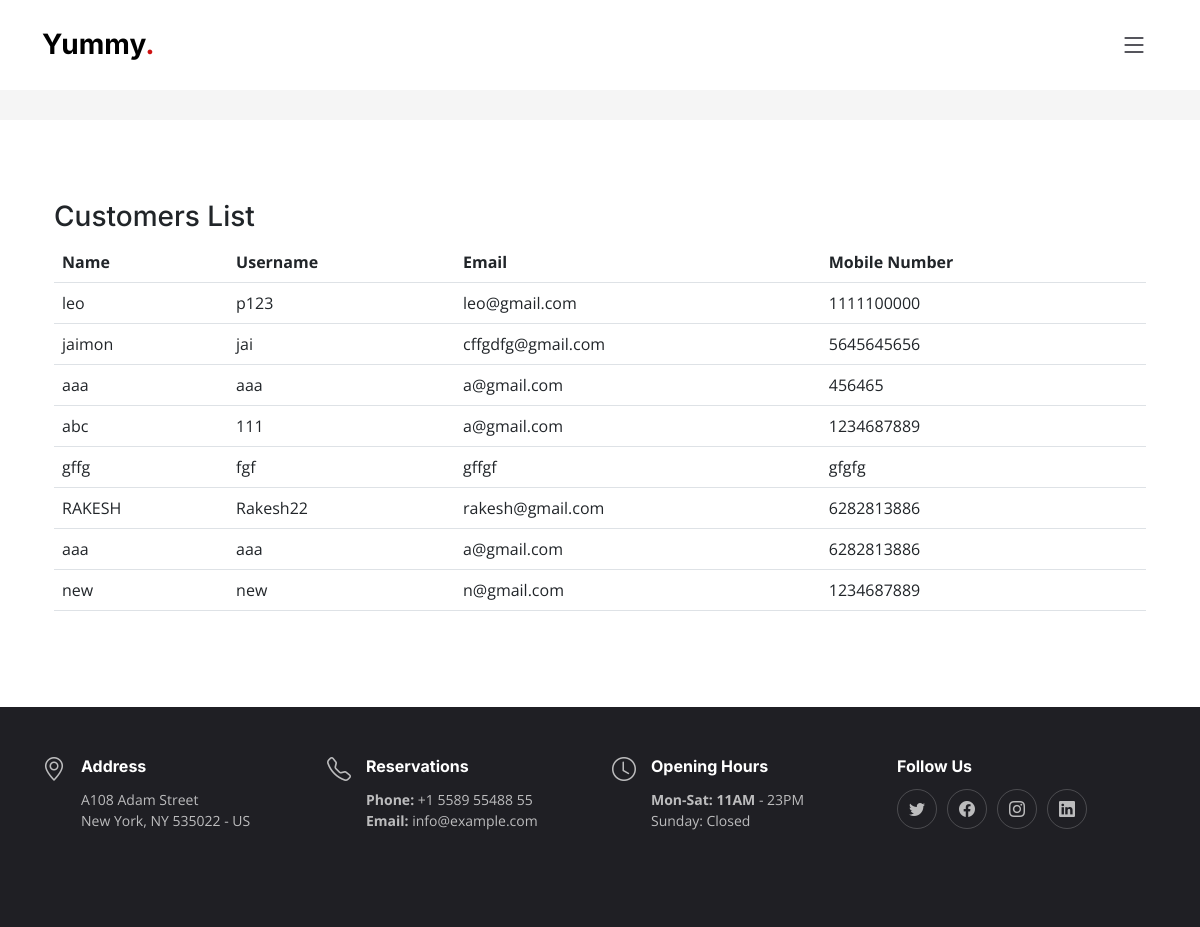
Page /admin_customer_manage on the committed database.
### foodapp/models.py (models this page shows)
class Customer(models.Model) :
    c_name = models.CharField(max_length = 200)
    c_age = models.CharField(max_length=5)
    c_email = models.CharField(max_length=20)
    c_mobileNumber = models.CharField(max_length=12)
    c_username = models.CharField(max_length=20)
    c_password = models.CharField(max_length=20)

### foodapp/views.py (the view)
# urls.py: path('admin_customer_manage',views.admin_customer_manage,name="admin_customer_manage"),
def admin_customer_manage(request):
    cr=Customer.objects.all()
    return render(request,'admin_customer.html',{'cstmr':cr})

### foodapp/templates/admin_customer.html (shortened to what this page needs)
{% extends 'admin_layout.html' %}
{% block content %}
<div class="container" data-aos="fade-up">
    <h3>Customers List</h3>
    <table class="table">
        <thead>
          <tr>
            <th scope="col">Name</th>
            <th scope="col">Username</th>
            <th scope="col">Email</th>
            <th scope="col">Mobile Number</th>
          </tr>
        </thead>
        {% for c in cstmr %}
        <tbody>
          <tr>
            <td>{{c.c_name}}</td>
            <td>{{c.c_username}}</td>
            <td>{{c.c_email}}</td>
            <td>{{c.c_mobileNumber}}</td>
          </tr>
        </tbody>
        {% endfor %}
      </table>
</div>
{% endblock %}

### foodapp/static/assets/css/main.css (style rules this page uses)
:root { --font-default: "Open Sans", system-ui, -apple-system, "Segoe UI", Roboto, "Helvetica Neue", Arial, "Noto Sans", "Liberation Sans", sans-serif, "Apple Color Emoji", "Segoe UI Emoji", "Segoe UI Symbol", "Noto Color Emoji"; --font-primary: "Amatic SC", sans-serif; --font-secondary: "Inter", sans-serif; }
:root { --color-default: #212529; --color-primary: #ce1212; --color-secondary: #37373f; }
:root { scroll-behavior: smooth; }
body { font-family: var(--font-default); color: var(--color-default); }
h1, h2, h3, h4, h5, h6 { font-family: var(--font-secondary); }

### rows in the picture
Customer: c_name "leo", c_username "p123", c_email "leo@gmail.com", c_mobileNumber "1111100000"
Customer: c_name "jaimon", c_username "jai", c_email "cffgdfg@gmail.com", c_mobileNumber "5645645656"
Customer: c_name "aaa", c_username "aaa", c_email "a@gmail.com", c_mobileNumber "456465"
Customer: c_name "abc", c_username "111", c_email "a@gmail.com", c_mobileNumber "1234687889"
Customer: c_name "gffg", c_username "fgf", c_email "gffgf", c_mobileNumber "gfgfg"
Customer: c_name "RAKESH", c_username "Rakesh22", c_email "rakesh@gmail.com", c_mobileNumber "6282813886"
Customer: c_name "aaa", c_username "aaa", c_email "a@gmail.com", c_mobileNumber "6282813886"
Customer: c_name "new", c_username "new", c_email "n@gmail.com", c_mobileNumber "1234687889"
